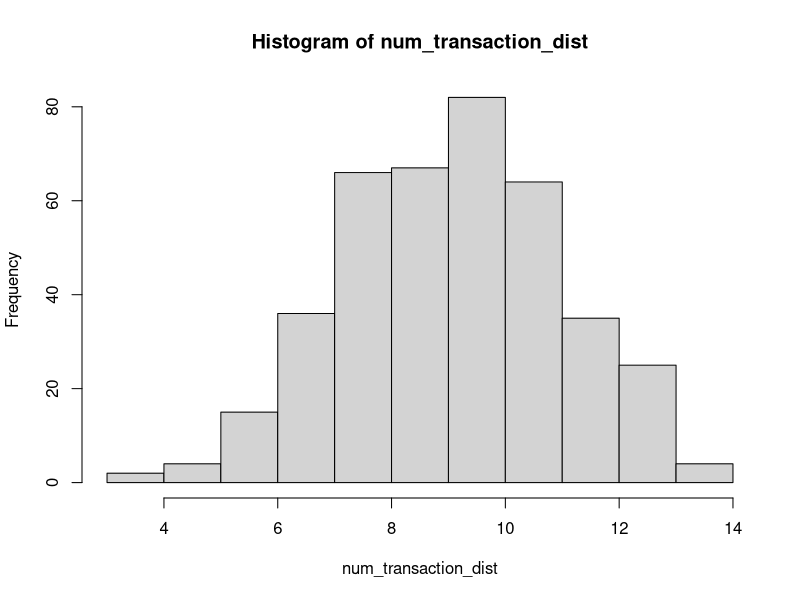
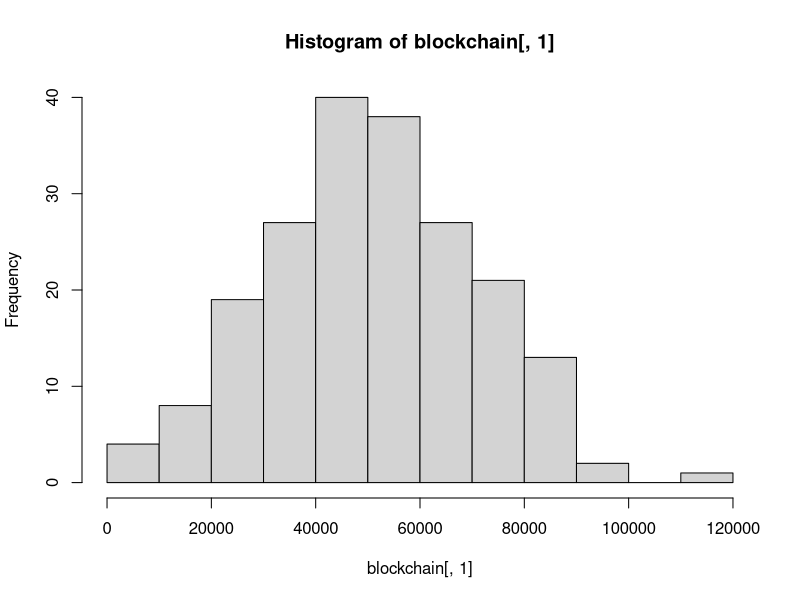

The R source for these figures, in order:
# Monero dynamic blocksize simulator script
# 2017 Gingeropolous

# install.packages("digest")

library(digest)

setwd("/home/user/Desktop/r-blockchain-sim/")

#Flags to modify

wallet_auto_fee <- TRUE # When I figure out how to code the auto fee I'll play with it
debug <- 0 # This increases the logging. 0 is minimal, 4 is maximal.

# PARAMETERS TO MODIFY
tx_mean <- 10 # mean number of transactions to add to txpool during each block
tx_sd <- 2 # standard deviation for that 
# Our Transaction Number Distribution. Just run these lines to see the distribution
num_transaction_dist <- floor(rnorm(400, mean=tx_mean, sd=tx_sd))
hist(num_transaction_dist)

num_blocks <- 360 # Number of blocks to run simulation. 720 = 1 day
default_mult <- 1 # The default fee multiplier
spike_factor <- 3 # The multiplier of simulated transaction spikes that defy the normal distribution


gen_coins <- 14092278e12 # Total generated coins grabbed from moneroblocks.info circa 3/12/2017
plus_one <- FALSE # This triggers the experimental +1 policy, where there is no fee. The code for this is currently absent in this sim. 

# Parameters that can be modified. 

ref_base <- 10e12
CRYPTONOTE_BLOCK_GRANTED_FULL_REWARD_ZONE_V2 <- 60000 # new on is 300000, old one is 60000
fee_factor <- 0.004e12

# Write the new start of the blockchain text file
cat(c(date(),"New blockchain run","Number of blocks",num_blocks,"default multiplier",default_mult,"spike factor",spike_factor,"tx_mean",tx_mean,"tx_sd",tx_sd) , file = "live_blockchain.txt", sep = "\n", fill = FALSE, labels = NULL, append = FALSE)

#Write the new start of transactions log for re-creation
cat(c(date(),"New transactions log","Number of blocks",num_blocks,"default multiplier",default_mult,"spike factor",spike_factor,"tx_mean",tx_mean,"tx_sd",tx_sd) , file = "transactions.txt", sep = ":", fill = FALSE, labels = NULL, append = FALSE)


#Formula sources

#From: https://en.wikipedia.org/wiki/Monero_(cryptocurrency)#Features
# max(0.6, floor((tot_coins − gen_coins)*2e−19)*10e−12)
# max(0.6, floor((M − A)×2−19)×10−12) XMR, with M = 264 − 1 and A = 1012 times the amount of XMR already emitted).


#From: http://monero.stackexchange.com/questions/2531/how-does-the-dynamic-fee-calculation-work
#fee = (R/R0) * (M0/M) * F0
#R: base reward
#R0: reference base reward (10 monero)
#M: block size limit
#M0: minimum block size limit (60000)
#F0: 0.002 monero

#From: https://github.com/monero-project/monero/pull/1276/files#diff-1279d7b0ddc432573cd2bd8c6e632c1fR2718
# uint64_t unscaled_fee_per_kb = (DYNAMIC_FEE_PER_KB_BASE_FEE * CRYPTONOTE_BLOCK_GRANTED_FULL_REWARD_ZONE_V2 / median_block_size);

# These shouldn't be modified
size_block_template <- 0 # Don't modify
tot_coins <- 0xffffffffffffffff # Grabbed from moneromooos thing. Hooray R can read this nonsense

# Create a tx_pool, where each transaction is merely identified by the fee multiplier associated with it
# Transactions will be added to the pool by appending to it, so the higher index of the transaction, the newer the transaction
# tx_pool <- c() # should declare empty? screw it, we're not concerned with memory performance
#I think this should be a matrix

tx_pool <- matrix(NA,ncol = 5)

# Tx pool format:
# Col 1: block entered
# Col 2: fee
# Col 3: hash
# Col 4: tx_size, currently fixed, but will at some point be variable
# Col 5: fee multiplier

# Create a blockchain, and boostrap it with a median as pulled from the existing blockchain
blockchain <- matrix(NA,nrow=200, ncol = 11)
blockchain[,1] <- (rnorm(200, mean=51983.5, sd=20000))
hist(blockchain[,1])

# Block header format
# Col 1: block size
# Col 2: Number of transactions
# Col 3: unmodified base reward
# Col 4: Penalty
# Col 5: New base reward
# Col 6: Total fees
# Col 7: Final block reward
# Col 8: Remaining transaction in txpool
# Col 9: Number transaction entered into pool in this block
# Col 10: Max age of transaction that was added to this block
# Col 11: Median past 100

bcnames <- c("Block Size","Transactions in block","Un-modified Base Reward","Block Penalty","New base reward", "Fees in Block","Total Block Reward with Fees","Remaining of txs in txpool","Num transactions entered into txpool","Oldest.tx","Median100")

tmpltnames <- c("Blocktime added to txpool","Fee","Hash","Size","Multiplier")


# This is the beginning of the simulated blockchain. It will run num_blocks many times.
for (i in 1:num_blocks) {
  print("Beginning of block loop")
  print(i)
  #Take care of base reward!
  base_reward <-( tot_coins - gen_coins ) * 2^-19 
  if (base_reward < 600000000000) { base_reward <- 600000000000 }
  
  # Lets generate some fake numbers!
  
  # Number of transactions being created by users and added to the txpool in this block
  num_tx <- rnorm(1, mean=tx_mean, sd=tx_sd) # Genernate the number of transactions that are getting into the mempool during this block
  if (num_tx < 0 ) {num_tx <- 0} # If the numberis below 0, then force to 0. Skews the distribution to 0,
  if (i ==1 ) {num_tx <- 10} # Prevents dimension problem if first transaction pool is 0
  
  # A random function to create large influxes of transactions that defy the normal distribution, spike
  
  spike <- runif(1) # Probability of pool dump randomizer, or just large transaction entrance
  if (spike > 0.95 ) {num_tx <- num_tx*spike_factor}
  
  num_tx=floor(num_tx*(1+sin(i/180)))
  
  #pprint("Number of transactions")
  #print(num_tx)
  
  # What is the current size of the transaction pool
  tx_pool_num <- nrow(tx_pool)

  # What is the current median of the last 100 blocks
  size_of_blockchain <- nrow(blockchain)
  last_100 <- c(blockchain[(size_of_blockchain-99):size_of_blockchain],1)
  med_100 <- as.numeric(median(last_100))
  cat(c("Original med_100 calc:",med_100) , file = "live_blockchain.txt", sep = "\n", fill = TRUE, labels = NULL, append = TRUE)
  if (med_100 < CRYPTONOTE_BLOCK_GRANTED_FULL_REWARD_ZONE_V2) {med_100 <- CRYPTONOTE_BLOCK_GRANTED_FULL_REWARD_ZONE_V2}

  #Lets try the per kb fee
  #The one below, as documented on the SE and on bitcointalk, doesn't seem to actually be implemented in the code
  #fee <- (base_reward/ref_base)*(min_block/block_size_limit)*fee_factor  
  #This one seems to be implemented
  # unscaled_fee_per_kb = (DYNAMIC_FEE_PER_KB_BASE_FEE * CRYPTONOTE_BLOCK_GRANTED_FULL_REWARD_ZONE_V2 / median_block_size);
 
  # From jollymorts work: https://github.com/JollyMort/monero-research/blob/master/Monero%20Dynamic%20Block%20Size%20and%20Dynamic%20Minimum%20Fee/Monero%20Dynamic%20Block%20Size%20and%20Dynamic%20Minimum%20Fee%20-%20DRAFT.md
  
  # F_mc = (R / R_0) * (M_0 / M) * F_0
  #where R_0 = 10 monero is the reference base reward, and F_0 = 0.002 monero / kB.
  # where R is the base block reward, B the block size and M the median block size of the last 100 blocks. The penalty doesn't come in effect unless B > M_0, where M_0 = 60000 bytes is the minimum penalty-free block size. Maximum allowed block size is 2 * M, at which the full base block reward is witheld.
  R <- base_reward
  R_0 <- ref_base
  M <- med_100
  M_0 <- CRYPTONOTE_BLOCK_GRANTED_FULL_REWARD_ZONE_V2
  F_0 <- fee_factor
  
  #Moneromooo's nomenclature
  BASE_FEE_PER_KB <- fee_factor
  MIN_BLOCK_SIZE_MEDIAN <- CRYPTONOTE_BLOCK_GRANTED_FULL_REWARD_ZONE_V2
  median_size <- med_100
  subsidy <- base_reward
  REFERENCE_SUBSIDY <- ref_base
  
  #Moneromoooos
  #perkb_fee <- BASE_FEE_PER_KB * MIN_BLOCK_SIZE_MEDIAN / median_size * subsidy / REFERENCE_SUBSIDY
  
  #Jollymorts
  perkb_fee = (R / R_0) * (M_0 / M) * F_0
  
  # perkb_fee <- fee_factor*CRYPTONOTE_BLOCK_GRANTED_FULL_REWARD_ZONE_V2/med_100
  
  # Lets try simulating transactions being created during this block    

    for (p in 1:num_tx) {  
    
    # These are some really quanticed transactions!
    tx_size_random <- runif(1) 
    if(tx_size_random <= 0.5) {tx_base <- 12.65
    } else if (tx_size_random > 0.5 && tx_size_random <= 0.75) {tx_base <- 49.89
    } else if (tx_size_random > 0.75 && tx_size_random <= 0.85) {tx_base <- 23.57
    } else if (tx_size_random > 0.85 && tx_size_random <= 0.90) {tx_base <- 17.06
    } else if (tx_size_random > 0.90 && tx_size_random <= 0.98) {tx_base <- 37.58
    } else if (tx_size_random > 0.98 && tx_size_random <= 1.00) {tx_base <- 62.58
    } else {tx_base <- 12.66}
    
    tx_size <- rnorm(1, mean=(tx_base*1024), sd=1024) 
    #hist(rnorm(500, (tx_base*1024), sd=256))
    
    
    if (wallet_auto_fee == TRUE && sum(as.numeric(tx_pool[,4])) + tx_size > med_100 && i > 2) {
      #This is the same code as below when looking to find transactions to include in a block
      highest_mult <- max(as.numeric(tx_pool[,5])) # find the highest fee MULTIPLIER
      high_mult_index <- c(which(as.numeric(tx_pool[,5]) == highest_mult)) # Get row indexes of all the transactions with this multiplier
      high_mult_pool <- rbind(tx_pool[high_mult_index,]) # Create sub matrix of the high transactions
      
      if (sum(as.numeric(high_mult_pool[,4])) + tx_size < med_100) { # So all of the transaction at this priority level will eat up the block, so the currenct transaction won't get in
        mult <- highest_mult
      } else if (sum(as.numeric(high_mult_pool[,4])) + tx_size > med_100) { # So all of the transaction at this priority level will eat up the block, so the currenct transaction won't get in
          mult <- max(as.numeric(high_mult_pool[,5])) + 1
      } else {
        mult <- default_mult
      }
      transaction <- c(i,mult*perkb_fee*(tx_size/1024),digest(runif(1),algo="md5"),tx_size,mult) # Add the transaction to the mempool, 
      # Where the transaction is identified by the block # its added in, the fee multiplier, a random hash, and the transaction size
      tx_pool <- rbind(tx_pool,transaction)
    } else {
      mult <- default_mult
      transaction <- c(i,mult*perkb_fee*(tx_size/1024),digest(runif(1),algo="md5"),tx_size,mult) # Add the transaction to the mempool, 
      # Where the transaction is identified by the block # its added in, the fee multiplier, a random hash, and the transaction size
      tx_pool <- rbind(tx_pool,transaction) 
    }
    # Write the transaction to a separate log file so can re-run same network conditions with different parameters
    cat(c(transaction) , file = "transactions.txt", sep = "\t", fill = TRUE, labels = NULL, append = TRUE)
  }
  
  # OK, lets try to make a block and add it to the chain and delete the transactions from the transaction pool
  # This is gonna be a bitch
  
  tx_pool_copy <- tx_pool # Lets not mess with the main transaction pool. This is useless. Dunno why I copied.
  block_template <- matrix(NA, ncol = 5)
  # initiate the block template, creating a random hash, and the size comes from 0.0928*1024
  block_template[1,] <- c(i,0,digest(runif(1),algo="md5"),95.0272,0) 
  #print("Before blockfill loop")
  #print(block_template)
  
  countloop <- 0 # Was for debugging how many times the blockfill loop ran
  
  if (nrow(tx_pool_copy) == 0) {print("Tx pool empty") # Empty transactions pools cause the sim to break
    } else {
  
  # blockfill can be found here
  #  https://github.com/monero-project/monero/blob/c642d3224c65c993ded9423358c818b83b7d74b9/src/cryptonote_core/tx_pool.cpp#L609  
  # On review, that algo seems to prioritize by fee and then by age of transaction. 
    
  repeat { # This is the beginning of the block template loop
    countloop <- countloop + 1 # This was for debugging. Shows how many times it takes to fill a block
    size_block_template <- sum(as.numeric(block_template[,4]))
    cat(c("Countloop: ",countloop," Original size_block_template:",size_block_template) , file = "live_blockchain.txt", sep = "\n", fill = TRUE, labels = NULL, append = TRUE)
  # First, we'll see if there are any high fee transactions in the mempool
    
    if (nrow(tx_pool_copy) == 0) { # Introduced because buggy if txpool gets emptied by blockfilling process 
      print("Tx pool empty and detected in blockfill loop")
      break 
      } else {


    # P_current = R * ((B / M) - 1) ^ 2
    
    # Column 6: shows the difference between the current median and the current blocksize before the transaciton is added
        # Can change this to a single variable but didn't want to deal with modifying the index of this matrix
    tx_pool_comp <- cbind(tx_pool_copy,c(med_100-size_block_template))
    # Column 7: This line will calculate P_current if the transaction is added to the block
    # R * ( (B / M) - 1) ^ 2
    tx_pool_comp <- cbind(tx_pool_comp,c(R * ( ( (as.numeric(tx_pool_comp[,4]) + size_block_template) / med_100) -1 ) ^ 2 ))
    # Column 8: This line will calculate the total blockreward if the transaction is added to the block template
    cur_fees <- sum(as.numeric(block_template[,2]))
    tx_pool_comp <- cbind(tx_pool_comp,c(cur_fees + as.numeric(tx_pool_comp[,2])+base_reward-as.numeric(tx_pool_comp[,7])))
    
    tx_pool_comp <- tx_pool_comp[complete.cases(tx_pool_comp),,drop=FALSE] # Get rid of the goddamned NA
    tx_pool_copy <- tx_pool_copy[complete.cases(tx_pool_copy),,drop=FALSE] # Get rid of the goddamned NA
    
    # For reference
    # P_current = R * ((B / M) - 1) ^ 2
    # F_mc = (R / R_0) * (M_0 / M) * F_0
    # where R_0 = 10 monero is the reference base reward, and F_0 = 0.002 monero / kB.
    # where R is the base block reward, B the block size and M the median block size of the last 100 blocks. The penalty doesn't come in effect unless B > M_0, where M_0 = 60000 bytes is the minimum penalty-free block size. Maximum allowed block size is 2 * M, at which the full base block reward is witheld.
    # This is used in the final if statement. Need to modify to match the other penalize calculation
  
    # TX_POOL_COMP format
    # Col 1: block entered
    # Col 2: fee
    # Col 3: hash
    # Col 4: tx_size
    # Col 5: fee multiplier 
    # Col 6: size difference: Median - new candidate block with this transaction
    # Col 7: P_current if this transaction is added to the current block template
    # Col 8: Total block reward if this transaction is added to block template
    
    #find the highest fee multiplier and subset the pool into a high multiplier pool
    highest_mult <- max(as.numeric(tx_pool_comp[,5])) # find the highest fee MULTIPLIER
    high_mult_index <- c(which(as.numeric(tx_pool_comp[,5]) == highest_mult)) # Get row indexes of all the transactions with this multiplier
    high_mult_pool <- rbind(tx_pool_comp[high_mult_index,]) # Create sub matrix of the high transactions
    block_ordered_pool <- high_mult_pool[sort.list(high_mult_pool[,1]),,drop=FALSE] # Sort the high fee subset by when they were added to the tx pool
    
    # Could be a way to do all this without copying the data. Sort a bunch of vectors or something. 
    
    # Need to use the difference between median and current blocksize to subset pool for candidates and then sort that pool by block age
    
    if (debug == 3) {
    cat("TX_POOL_COMP" , file = "live_blockchain.txt", sep = "\n", fill = TRUE, labels = NULL, append = TRUE)
    write.table(tx_pool_comp, file="live_blockchain.txt", row.names=FALSE, col.names=FALSE, append = TRUE, quote=FALSE, sep = "\t")
    }
    
    if (size_block_template + as.numeric(block_ordered_pool[1,4]) <= med_100) {
      #So this is the easiest. If the block is lower than the median, we just add most recent and highest fee (would be the most profitable)
      #print("First if")
      #print(countloop)
      #print(block_ordered_pool[1,]) # For logging
      print("First if triggered")
      new_transaction <- block_ordered_pool[1,1:5]
      P_current <- 0
      
      } else if (size_block_template + as.numeric(block_ordered_pool[1,4]) > med_100 && size_block_template + as.numeric(block_ordered_pool[1,4]) <= 2*med_100) {
        print("Second if triggered - standard addition goes over median")
        highest_gain <- max(as.numeric(tx_pool_comp[,8]))
        stuff_index <- c(which(as.numeric(tx_pool_comp[,4]) <= as.numeric(tx_pool_comp[,6])))
        if (highest_gain >= base_reward) {
          if (debug == 1) {
            cat("First sub-if. A normal ordered transaction can't fit, but there is a high gain transaction that makes going over median economical" , file = "live_blockchain.txt", sep = "\n", fill = TRUE, labels = NULL, append = TRUE)
          }
          high_gain_index <- c(which(as.numeric(tx_pool_comp[,8]) == highest_gain)) # Get row indexes of all the transactions with this gain
          if (length(high_gain_index) > 1) {high_gain_index <- high_gain_index[1]} # In future can make this random but screw it for now
          new_transaction <- tx_pool_comp[high_gain_index,1:5]
          P_current <- as.numeric(tx_pool_comp[high_gain_index,7])
        
        } else if (length(stuff_index >= 1)) {
          if (debug == 1) {
            cat("Second sub-if. The normal ordered transaction can't fit, others can still fit in the block, and there are no high gain over median tranasctions" , file = "live_blockchain.txt", sep = "\n", fill = TRUE, labels = NULL, append = TRUE)
          }
          stuff_pool <- tx_pool_comp[stuff_index,,drop=FALSE] # Extract the transactions that will fit
          block_ordered_stuff <- stuff_pool[sort.list(stuff_pool[,1]),,drop=FALSE] # Sort these based on their block age
          new_transaction <- block_ordered_stuff[1,1:5]
          P_current <- 0
        
        } else {
          if (debug == 1 ) {
            cat("Break out of blockfill because over median and no gain possible" , file = "live_blockchain.txt", sep = "\n", fill = TRUE, labels = NULL, append = TRUE)
          }
          break
      }
    } else { 
      if (debug == 1 ) {
        cat("No blockfill conditions met at all" , file = "live_blockchain.txt", sep = "\n", fill = TRUE, labels = NULL, append = TRUE)
      }
      break
      }
    
    block_template <- rbind(block_template,new_transaction) # Add a transaction to the block template
    tx_index <- which(tx_pool_copy[,3] == new_transaction[3]) # Use the hash identifier to get index of transaction in original txpool
    tx_pool_copy <- tx_pool_copy[-tx_index,,drop = FALSE] # delete this transaction from the tx_pool_copy, drop=FALSe prevents the fucker from turning into a vector
    
 } # end of second else for the tx_pool being non-empty
 } # This is the end of the Repeat Loop for creating a block template
  } # end of first else for the tx_pool being non-empty
  
    newblocksize <- sum(as.numeric(block_template[,4]))
    newblocktx <- nrow(block_template)
    new_base_reward <- base_reward - P_current
    newblockfees <- sum(as.numeric(block_template[,2]))
    newblockreward <- base_reward - P_current + newblockfees

    
  #print("We made it out of the blockfill loop")
  # Block header format
  # Col 1: block size
  # Col 2: Number of transactions
  # Col 3: unmodified base reward
  # Col 4: Penalty
  # Col 5: Total fees
  # Col 6: Final block reward
  # Col 7: Remaining transaction in txpool
  # Col 8: Number transaction entered into pool in this block
  # Col 9: Max age of transaction that was added to this block
  # Col 10: Median 100
  
  # Lets add a new block to the chain !!!
  
  newblock <- c(newblocksize,newblocktx,base_reward,P_current,new_base_reward,newblockfees,newblockreward,(nrow(tx_pool_copy)),num_tx,i-min(as.numeric(block_template[,1])),med_100)
  #print(newblock)
  blockchain <- rbind (blockchain,newblock)
  
  colnames(block_template)<-tmpltnames
  
  tx_pool <- tx_pool_copy
  cat("New block being added" , file = "live_blockchain.txt", sep = "\n", fill = FALSE, labels = NULL, append = TRUE)
  cat(c(bcnames,"\n"), file = "live_blockchain.txt", sep = "\t", fill = FALSE, labels = NULL, append = TRUE)
  cat(c(newblock,"\n"), file = "live_blockchain.txt", sep = "\t", fill = FALSE, labels = NULL, append = TRUE)
  cat("Block Template" , file = "live_blockchain.txt", sep = "\n", fill = TRUE, labels = NULL, append = TRUE)
  cat(c(tmpltnames,"\n"), file = "live_blockchain.txt", sep = "\t", fill = TRUE, labels = NULL, append = TRUE)
  write.table(block_template, file="live_blockchain.txt", row.names=FALSE, col.names=FALSE, append = TRUE, quote=FALSE, sep = "\t")
  
  #print("Iteration")
  #print(i)
  #print("New Block Info")
  #print(newblock)
  
  gen_coins <- gen_coins + new_base_reward
  
  # Rest all these variables
  #Sys.sleep(1)
  if (i > 40 && as.numeric(blockchain[(i+199),8]) > 500*(mean(as.numeric(blockchain[(i+169):(i+199),2])))) 
  {
    print("Tx pool grew to 500 X the average of the number of transactions added in the last 30 blocks. Stopping simulation")
    cat(c("Tx pool grew to 500 X the average of the number of transactions added in the last 30 blocks. Stopping simulation. Size of tx_pool",nrow(tx_pool_copy)) , file = "live_blockchain.txt", sep = "\n", fill = TRUE, labels = NULL, append = TRUE)
    break
  }
} # End of primary for loop

synth_blockchain <- blockchain[complete.cases(blockchain),]


#matplot(synth_blockchain,type="l",)
#legend("bottom", inset=.05, legend=bcnames, pch=1, col=c(2,4), horiz=FALSE)

nums <- seq(1,nrow(synth_blockchain),1)
#synth_blockchain <- cbind(synth_blockchain,nums)
colnames(synth_blockchain)<-bcnames
bcdf <- data.frame(synth_blockchain,row.names=nums)

#sink()

write.table(bcdf, file = "blockchain.txt", append = FALSE, quote = TRUE, sep = "\t",
            eol = "\n", na = "NA", dec = ".", row.names = FALSE,
            col.names = TRUE, qmethod = c("escape", "double"))

write.table(tx_pool, file = "finaltxpool.txt", append = FALSE, quote = TRUE, sep = "\t",
            eol = "\n", na = "NA", dec = ".", row.names = FALSE,
            col.names = TRUE, qmethod = c("escape", "double"))

#plot(synth_blockchain[,1], type="o", col="blue")
